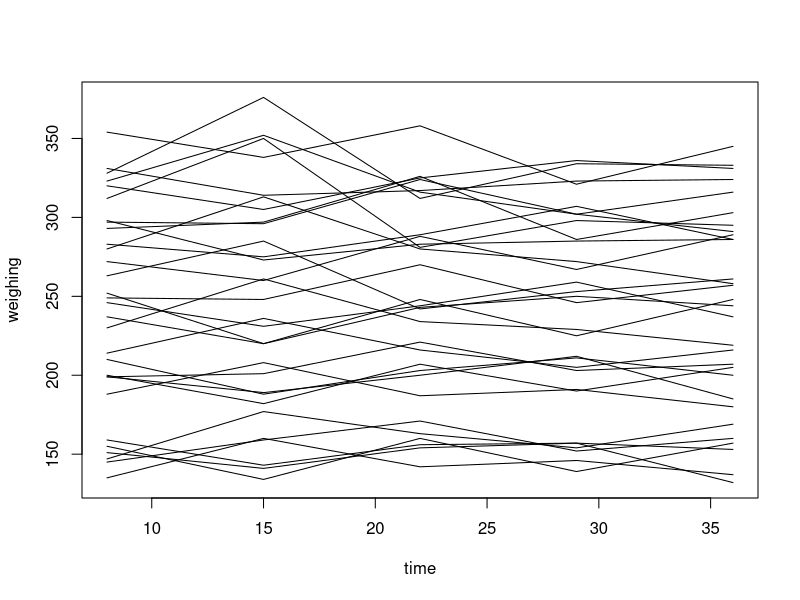

The R source for this figure:
Y <- structure(
			.Data =   c(151, 199, 246, 283, 320,
							 145, 199, 249, 293, 354,
							 147, 214, 263, 312, 328,
							 155, 200, 237, 272, 297,
							 135, 188, 230, 280, 323,
							 159, 210, 252, 298, 331,
							 141, 189, 231, 275, 305,
							 159, 201, 248, 297, 338,
							 177, 236, 285, 350, 376,
							 134, 182, 220, 260, 296,
							 160, 208, 261, 313, 352,
							 143, 188, 220, 273, 314,
							 154, 200, 244, 289, 325,
							 171, 221, 270, 326, 358,
							 163, 216, 242, 281, 312,
							 160, 207, 248, 288, 324,
							 142, 187, 234, 280, 316,
							 156, 203, 243, 283, 317,
							 157, 212, 259, 307, 336,
							 152, 203, 246, 286, 321,
							 154, 205, 253, 298, 334,
							 139, 190, 225, 267, 302,
							 146, 191, 229, 272, 302,
							 157, 211, 250, 285, 323,
							 132, 185, 237, 286, 331,
							 160, 207, 257, 303, 345,
							 169, 216, 261, 295, 333,
							 157, 205, 248, 289, 316,
							 137, 180, 219, 258, 291,
							 153, 200, 244, 286, 324),
						.Dim = c(30,5))
x <- c(8.0, 15.0, 22.0, 29.0, 36.0)
y.max<-max(Y)
y.min<-min(Y)
plot(x,Y[1,],xlim=range(x),ylim=c(y.min,y.max),type='n',xlab='time',ylab='weighing')
for(i in 1:30)
lines(x,Y[i,])

